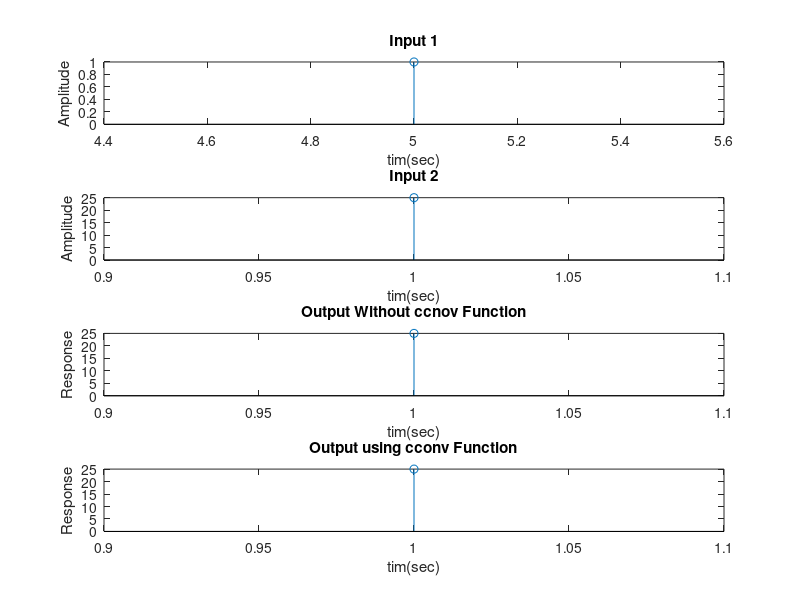

The MATLAB source for this figure:
x = input('enter a sequence= ');
h = input('enter another sequence= ');
n1=length(x);
n2 = length(h);
n = max(n1,n2);
a=1:n;
x = [x,zeros(1,n-n1)];
h = [h,zeros(1,n-n2)];
y = zeros(1,n);
for i =0:n-1
    for j = 0:n-1
        k = mod((i-j),n);
        y(i+1) = y(i+1) + x(j+1)*h(k+1);
end
end
subplot(4,1,1)
stem(x,a);
title('Input 1'),xlabel('tim(sec)'),ylabel('Amplitude')
subplot(4,1,2)
stem(a,y);
title('Input 2'),xlabel('tim(sec)'),ylabel('Amplitude')
subplot(4,1,3)
stem(a,y);
title('Output Without ccnov Function'),xlabel('tim(sec)'),ylabel('Response')
subplot(4,1,4)
c = cconv(x,h,n);
stem(a,c);
title('Output using cconv Function'),xlabel('tim(sec)'),ylabel('Response')